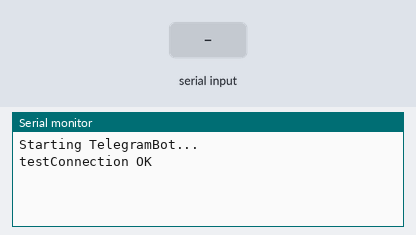
A sketch run on a simulated ESP8266 (NodeMCU). Shown: the last lines printed to the serial monitor. The inputs (shaded band) are chosen by the test bench.

Above: at 2.7 s.
2.8 s: "90,45\n" received over the second serial link
At 5.0 s:
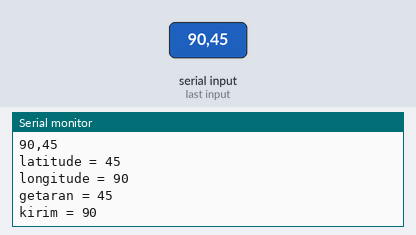
5.3 s: "1\n" received over the second serial link
At 6.9 s:
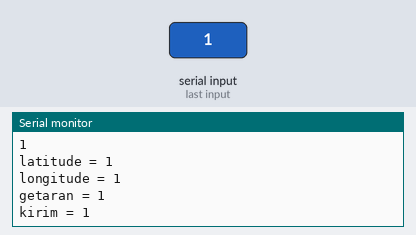

Measured:
- after the input at 2.8 s, the serial monitor: prints a new line after 1.0 s (image 1)
- after the input at 5.3 s, the serial monitor: prints a new line after 1.0 s (image 2)

The sketch:

nodemcu.ino
```cpp
#include "CTBot.h"
#include <SoftwareSerial.h>

CTBot myBot;
SoftwareSerial SUART(D4, D3);

String ssid  = "Al -Firdaus"    ; // REPLACE mySSID WITH YOUR WIFI SSID
String pass  = "12345678"; // REPLACE myPassword YOUR WIFI PASSWORD, IF ANY
String token = "5339972180:AAHuxt8ID7Rm0gbFmQP5-4bBgzMllA6lrGM"   ; // REPLACE myToken WITH YOUR TELEGRAM BOT TOKEN

String latitude, longitude, getaran;
int index1, index2, index3, index4, index5, index6, index7;
int kirim;

void setup() {
  // initialize the Serial
  Serial.begin(115200);
  SUART.begin(4800);
  Serial.println("Starting TelegramBot...");

  myBot.wifiConnect(ssid, pass);

  myBot.setTelegramToken(token);

  if (myBot.testConnection())
    Serial.println("\ntestConnection OK");
  else
    Serial.println("\ntestConnection NOK");
}

void loop() {
  while (SUART.available()) //a charctaer has arrived; it has been auto saved in FIFO; say 1 as 0x31
  {
    String x = SUART.readString(); //read arrived character from FIFO (say 1) and put into x as 0x31
    Serial.println(x);  //send 0x31 to Serial Monitor to show 1 via UART Port
    if (x.length() > 0) {

      //           int  sinyal   = LoRa.packetRssi();
      //           String kuat = String(sinyal);

      index1 = x.indexOf('@');
      index2 = x.indexOf(',', index1 + 1);
      index3 = x.indexOf(',', index2 + 1);
      index4 = x.indexOf(',', index3 + 1);
      index5 = x.indexOf(',', index4 + 1);
      index6 = x.indexOf(',', index5 + 1);
      index7 = x.indexOf('#', index6 + 1);

      latitude  = x.substring(index2 + 1, index3);
      longitude = x.substring(index3 + 1, index4);
      getaran   = x.substring(index4 + 1, index5);
      kirim     = x.substring(index5 + 1, index6).toInt();

      Serial.print("latitude = ");
      Serial.println(latitude);
      Serial.print("longitude = ");
      Serial.println(longitude);
      Serial.print("getaran = ");
      Serial.println(getaran);
      Serial.print("kirim = ");
      Serial.println(kirim);

      if (kirim == 1) {
        TBMessage msg;

        msg.sender.id = 1198952505;
        msg.text = "ada getaran, lokasi = " + String(latitude) + " : " + String(longitude) + " kekuatan getaran = " + String(getaran) + "Sr" ;

        myBot.sendMessage(msg.sender.id, msg.text);
      }
      delay(500);
    }
  }
}
```

id_telegram.ino
```cpp
/*
Done! Congratulations on your new bot. You will find it at t.me/monitoringProjectbot. You can now add a description, about section and profile picture for your bot, see /help for a list of commands. By the way, when you've finished creating your cool bot, ping our Bot Support if you want a better username for it. Just make sure the bot is fully operational before you do this.

Use this token to access the HTTP API:
5339972180:AAHuxt8ID7Rm0gbFmQP5-4bBgzMllA6lrGM
Keep your token secure and store it safely, it can be used by anyone to control your bot.

For a description of the Bot API, see this page: https://core.telegram.org/bots/api
 */
```
